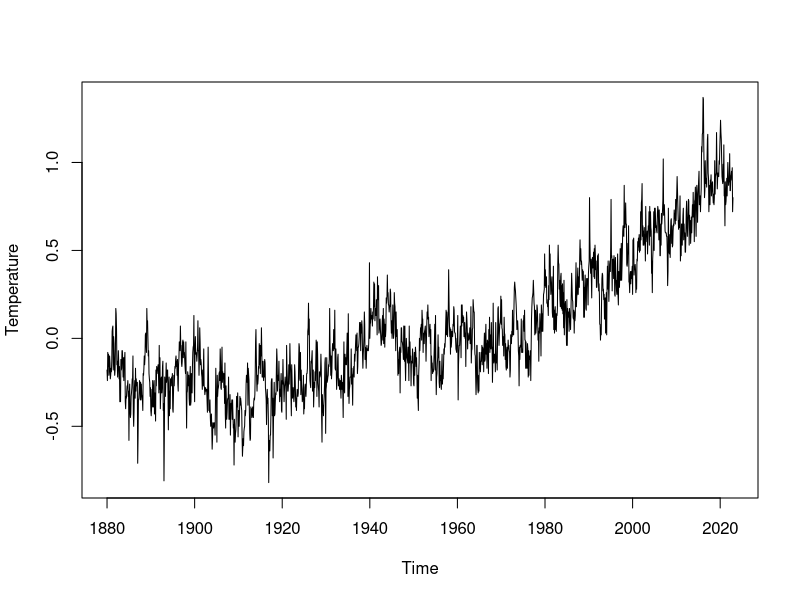
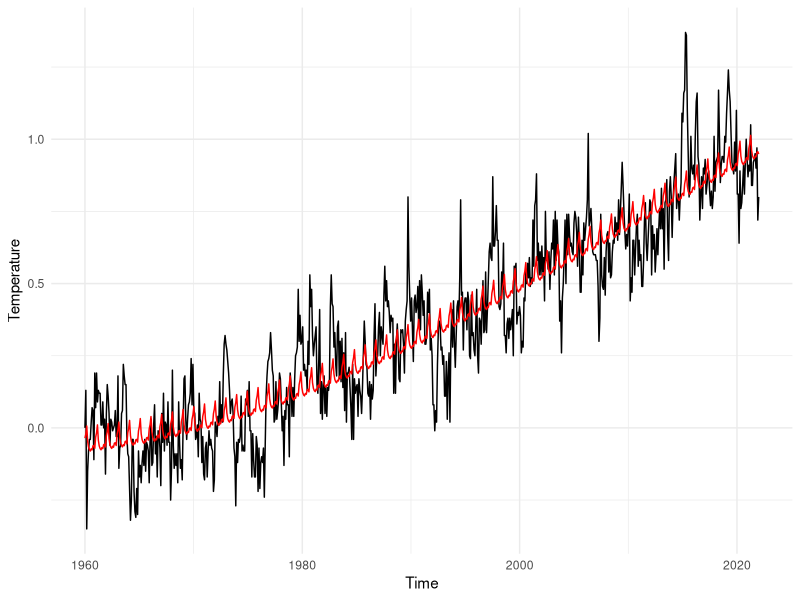
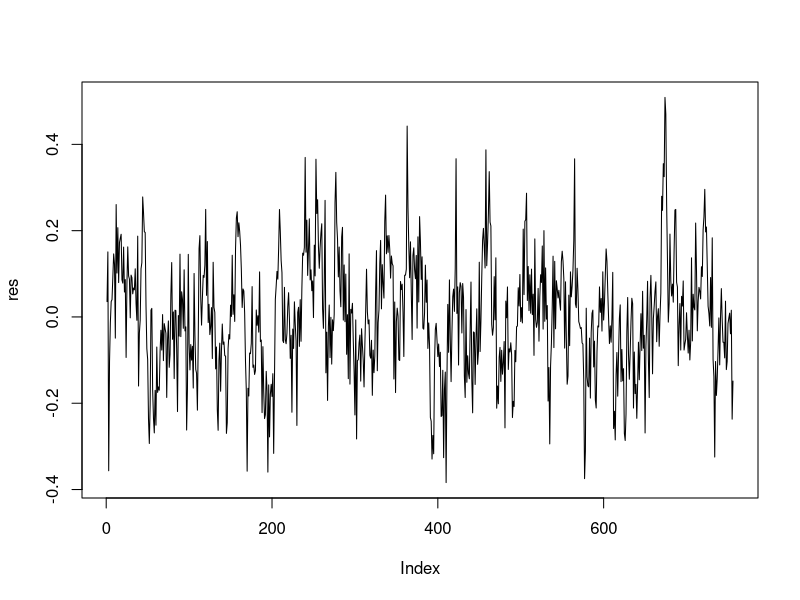
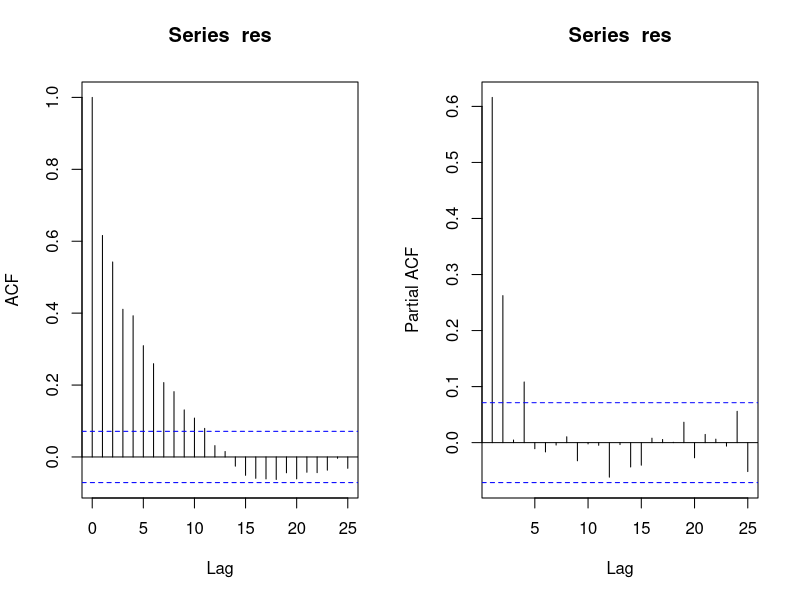
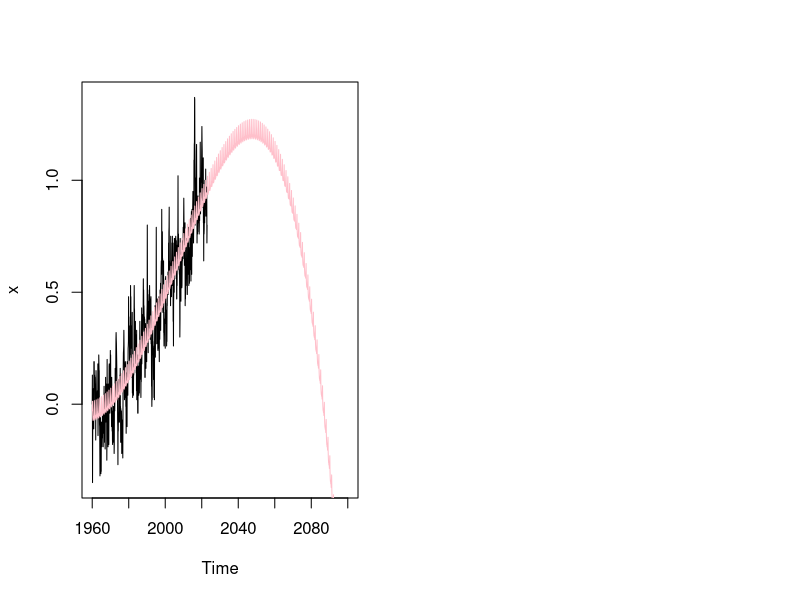

These figures' R source, in order: (Note: a time limit stopped this script after it produced the figures.)
## ---- chunk 1
knitr::opts_chunk$set(echo = FALSE, message=FALSE, warning=FALSE)
library(ggplot2)
library(forecast)
library(gridExtra)
library(tidyverse)
library(MASS)
library(stats)
library(cowplot)
library(dplyr)
library(tidyr)
library(readr)
library(pROC)
library(nlme)
## ---- chunk 2
setwd("~/Google Drive/EPFL/Applied Stat/StatApp-314577/Project-5")
data <- read.csv("temperature.csv", sep=",", dec=".", head=TRUE)

x <- as.vector(t(data[, -c(1, 14:19)]))
x <- ts(x, start=1880, frequency=12)
plot(x, ylab="Temperature")

x <- ts(x[961:1716], start=1960, frequency=12)
#plot(x, ylab="Temperature")
## ---- chunk 3
# our first aim is to identify and subsequently remove it. To achieve this, we will attempt to fit the data to both a linear and quadratic over time model. The resulting fitting curves : 

lmData <- data.frame(y = x,
                     month = as.factor(rep(1:12,length(x)/12)),
                      t = 1:length(x))

# Fit with linear 

lmfit <- lm(y~month + t + I(t^2) + I(exp(t*0.001)), data=lmData)
#summary(lmfit)
#anova(lmfit)
#plot(x, main="de")
#points(seq(1960, 2022, length=length(x)),fitted(lmfit), type="l", col="blue")

g1 <- ggplot(lmData, aes(x=seq(1960, 2022, length=length(x))))+
  geom_line(aes(y=x))+
  geom_line(aes(y=fitted(lmfit)), color="red")+
  theme_minimal()+
  xlab("Time")+
  ylab("Temperature")

g1

## ---- chunk 4
res <- lmfit$residuals
plot(res, type="l")
## ---- chunk 5
par(mfrow = c(1, 2))
acf(res, lag.max=25)
pacf(res, lag.max=25)
## ---- chunk 6
R_struct <- corARMA(form=~t, p=2) 
glsfit <- gls(y~t+ I(t^2)  + I(exp(t*0.001))+month, data=lmData, corr=R_struct, method="ML")

newData <- data.frame(t = 757:1680, month=rep(1:12, 77))
newData$month <- as.factor(newData$month)

plot(x, xlim=c(1960, 2100))
lines(seq(1960, 2022.9999, 1/12), glsfit$fitted, col="pink")
lines(seq(2023, 2099.9999, 1/12), predict(glsfit, newData), col="pink")
## ---- chunk 7
#R_struct <- corARMA(form=~t, p=2) 
#glsfit <- gls(y~t+I(t^2) +I(exp(t*0.001))+ month, data=lmData, corr=R_struct, method="ML")
subfit_1 <- gls(y~t+I(t^2) + month, data=lmData, corr=R_struct, method="ML")
anova(subfit_1, glsfit)
## ---- chunk 8
subfit_2 <- gls(y~t+month, data=lmData, corr=R_struct, method="ML")
anova(subfit_2, subfit_1)
## ---- chunk 9
subfit_2 <- gls(y~t+I(t^2), data=lmData, corr=R_struct, method="ML")
anova(subfit_2, subfit_1)
## ---- chunk 10
x_diff <- diff(x, lag=12)
x_diff <- diff(x_diff, lag=1)
x_diff <- diff(x_diff, lag=1)
plot(x_diff)
## ---- chunk 11
par(mfrow = c(1, 2))
acf(x_diff, lag.max=28)
pacf(x_diff, lag.max=28)
## ---- chunk 12
fit_obs1 <- arima(x, order=c(1, 2, 1), seasonal=list(order=c(2, 1, 1), period=12))
#AIC(fit_obs1)
## ---- chunk 13
fit_obs2 <- arima(x, order=c(3, 2, 4), seasonal=list(order=c(3, 1, 1), period=12))
#AIC(fit_obs2)
## ---- chunk 14
summary(fit_obs1)
## ---- chunk 15
qqnorm(fit_obs2$residuals)
## ---- chunk 16
par(mfrow = c(1, 2))
acf(fit_obs2$residuals, lag.max=25, main="")
pacf(fit_obs2$residuals, lag.max=25, main="")
## ---- chunk 17
plot(x)
lines(seq(1960, 2022.9999, 1/12), fitted(fit_obs2), , col="pink")
## ---- chunk 18
fit <- Arima(x, order=c(1, 2, 1), seasonal=list(order=c(2, 1, 1), period=12))
preds <- forecast(fit, 12*28, c(0.5,0.95)) # 2-year ahead forecast 
autoplot(x) + autolayer(preds)+ ylab("Temperature")+theme_minimal()
## ---- chunk 19
fit <- Arima(x, order=c(3, 1, 3), seasonal=list(order=c(2, 1, 1), period=12))
preds <- forecast(fit, 12*28, c(0.5,0.95)) # 2-year ahead forecast 
autoplot(x) + autolayer(preds)+ ylab("Temperature")+theme_minimal()
## ---- chunk 20
auto.arima(x)
